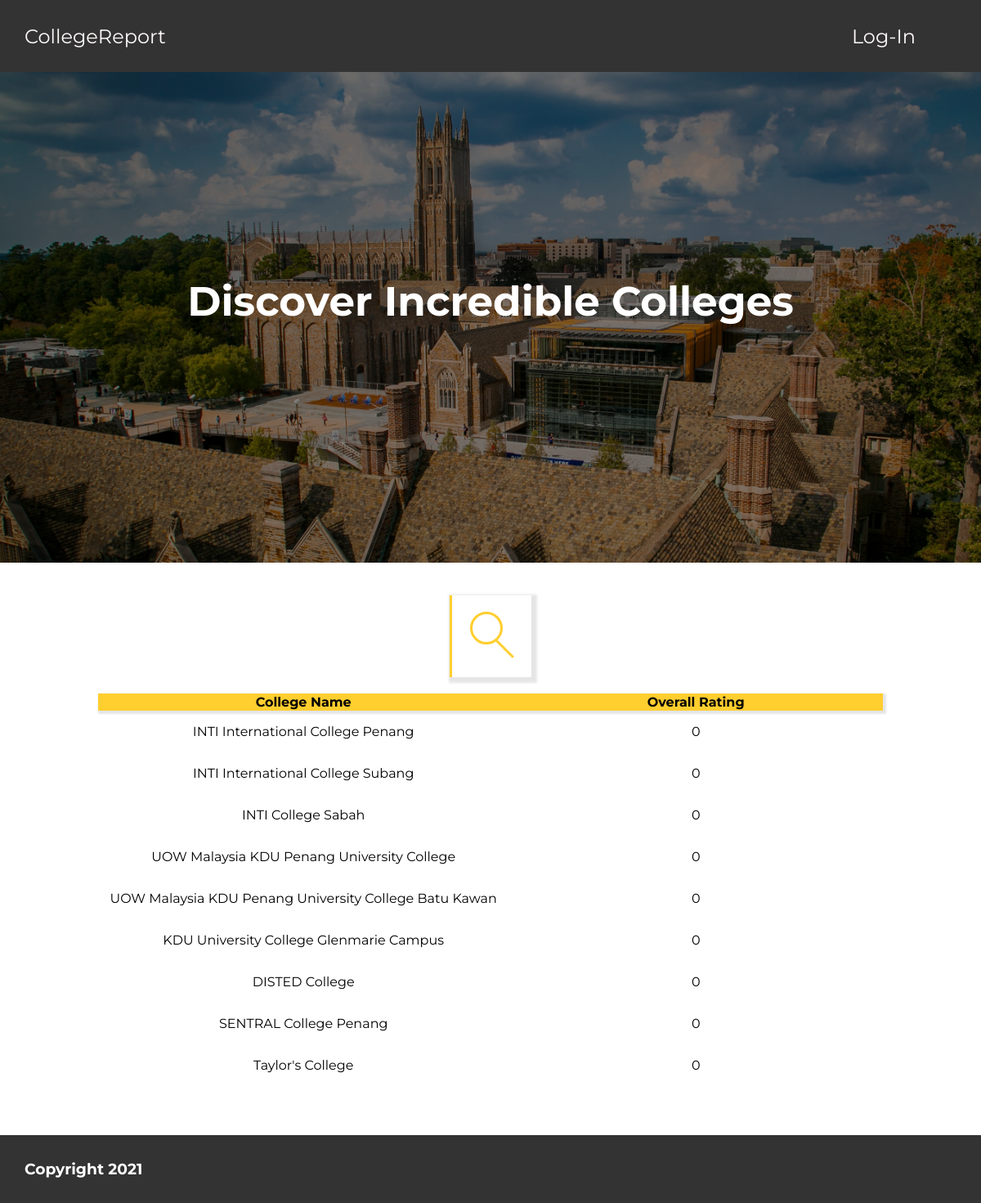
Page /php/main.php on the earlier database version.
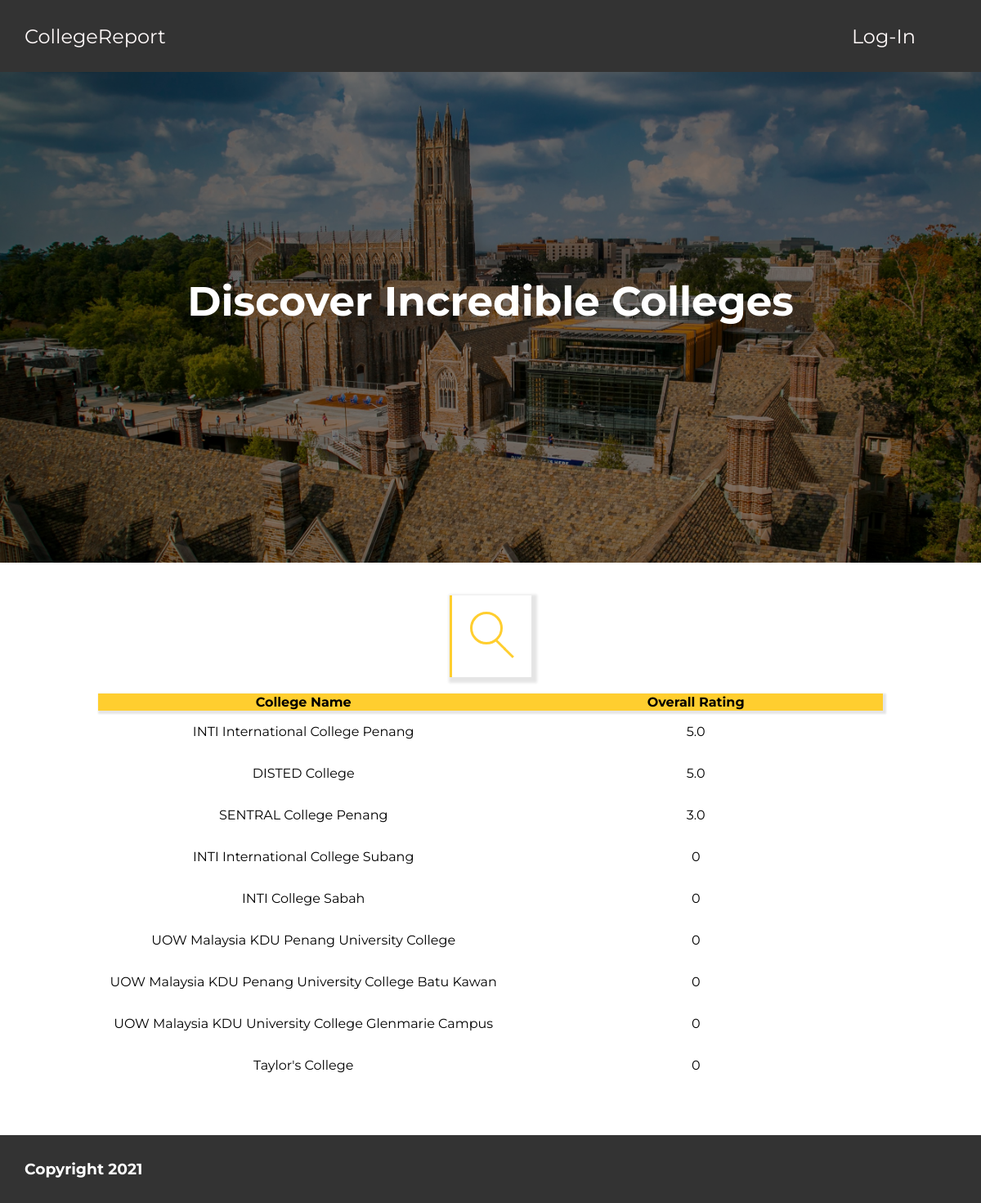
Same page on the later database version.
### tables this page shows
CREATE TABLE `colleges` (
  `college_id` int(10) NOT NULL,
  `name` varchar(100) NOT NULL,
  `overall_rating` varchar(6) NOT NULL DEFAULT '0',
  `college_description` varchar(5000) NOT NULL,
  `url` varchar(2083) NOT NULL
);

### php/main.php (the view, shortened to what this page needs)
<?php
require 'config.php';
$sql =
"SELECT *
FROM college_website.colleges
ORDER BY overall_rating DESC";
$result = mysqli_query($conn, $sql);
$resultsCheck = mysqli_num_rows($result);
echo '<html>';
echo '<head>';
echo '<link rel="stylesheet" href="../css/style-main.css"/>';
echo '</head>';
echo '<body>';
include 'support elements/nav_wide.php';
echo '<div class="featured-container">';
echo '<div class="overlay">';
echo '<h1 class="top-intro-header">Discover Incredible Colleges</h1>';
echo '</div>';
echo '</div>';
echo '<main>';
echo '<div class="search">';
echo '<span class="search-button">';
echo '<span class="search-icon"></span>';
echo '</span>';
echo '</div>';
echo '<table id="table-search" class="table-sort">';
echo '<thead>';
echo '<tr>';
echo '<th>College Name</th>';
echo '<th>Overall Rating</th>';
echo '</tr>';
echo '</thead>';
echo '<tbody>';
if ($resultsCheck > 0) {
  while ($row = mysqli_fetch_assoc($result)) {
    echo "<tr>";
    echo "<td><a class =\"table-row-link\" href=\"individual%20page/university.php?college_name=" . $row['name'] ."\"> " . $row['name'] . "</a></td>";
    echo "<td>" . $row['overall_rating'] . "</td>";
  }
}
echo '</tbody>';
echo '</table>';
echo '</main>';
include 'support elements/footer.php';
?>
</body>
</html>

### php/support elements/nav_wide.php (shortened to what this page needs)
<?php
echo '<link rel="stylesheet" href="../../css/style-main.css"/>';
echo '<ul>';
echo '<li><a href="https://localhost/CollegeCapstone/php/main.php">CollegeReport</a></li>';
echo '<li style="float: right;"><a class="nav-menu" href="https://localhost/CollegeCapstone/php/admin%20panel/login.php">Log-In</a></li>';
echo '</ul>';
?>

### php/support elements/footer.php
<?php
echo '<footer>';
echo '<h3 style="padding: 30px; color: #FFFFFF;">Copyright 2021</h3>';
echo '</footer>';
?>

### css/style-main.css (style rules this page uses)
* { box-sizing: border-box; }
body { margin: 0; padding: 0; }
ul { list-style-type: none; margin: 0; padding: 30px; background-color: #333; }
li { display: inline; margin-right: 50px; }
a, h1, th, td, h3 { font-family: 'Montserrat'; }
h1 { font-size: 50px; }
.top-intro-header { margin-bottom: 100px; padding-top: 250px; padding-bottom: 250px; color: #ffffff; }
a { text-decoration: none; color: #fff9f9; font-size: 150%; }
table { width: 80%; height: 60%; margin: 20px auto 60px; text-align: center; border-collapse: collapse; }
th { background-color: #FFCE2F; }
td { width:1%; }
tr { transition: all .2s ease-in-out; }
thead { box-shadow: 2px 2px 2px 2px rgba(0, 0, 0, .1); }
.table-row-link { font-size: inherit; color:inherit; }
footer { background-color: #333; margin-bottom:-30px; }
.overlay { height: 600px; background-color: rgba(0, 0, 0, 0.5); }
.featured-container { margin-top: -35px; background-image: url("../images/featured-home2.jpg"); background-repeat: no-repeat; background-size: cover; text-align: center; }
main { text-align: center; }
.table-sort th { cursor: pointer; }
.search { width: 100px; height: 100px; margin: 40px auto 0; background-color: #ffffff; position: relative; overflow: hidden; transition: all 0.5s ease; box-shadow: 3px 3px 3px 4px rgba(0, 0, 0, .1); }
.search:before { content: ''; display: block; width: 3px; height: 100%; position: relative; background-color: #FFCE2F; transition: all 0.5s ease; }
.search-button { width: 100px; height: 100px; display: block; position: absolute; right: 0; top: 0; padding: 20px; cursor: pointer; }
.search-icon { width: 40px; height: 40px; border-radius: 40px; border: 3px solid #FFCE2F; display: block; position: relative; margin-left: 5px; transition: all 0.5s ease; }
.search-icon:before { content: ''; width: 3px; height: 15px; position: absolute; right: -2px; top: 30px; display: block; background-color: #FFCE2F; transform: rotate(-45deg); transition: all 0.5s ease; }
.search-icon:after { content: ''; width: 3px; height: 15px; position: absolute; right: -12px; top: 40px; display: block; background-color: #FFCE2F; transform: rotate(-45deg); transition: all 0.5s ease; }

Differences in the rows shown:
changed colleges "INTI International College Penang": overall_rating "0" → "5.0"
changed colleges "DISTED College": overall_rating "0" → "5.0"; moves up the list
changed colleges "SENTRAL College Penang": overall_rating "0" → "3.0"; moves up the list
changed colleges: name "KDU University College Glenmarie Campus" → "UOW Malaysia KDU University College Glenmarie Campus"
